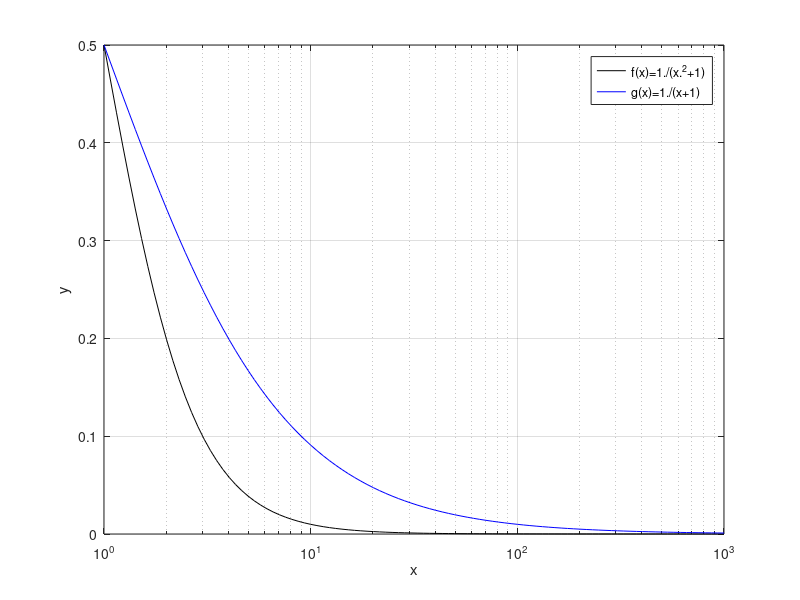

Recreate this plot in MATLAB.
x = logspace(0,3,100);
f=1./(x.^2+1);
plot(x,f,'k');
semilogx(x,f,'k');
grid on
xlabel('x')
ylabel('y')
hold on
g = 1./(x+1);
semilogx(x,g,'b');
legend('f(x)=1./(x.^2+1)', 'g(x)=1./(x+1)');